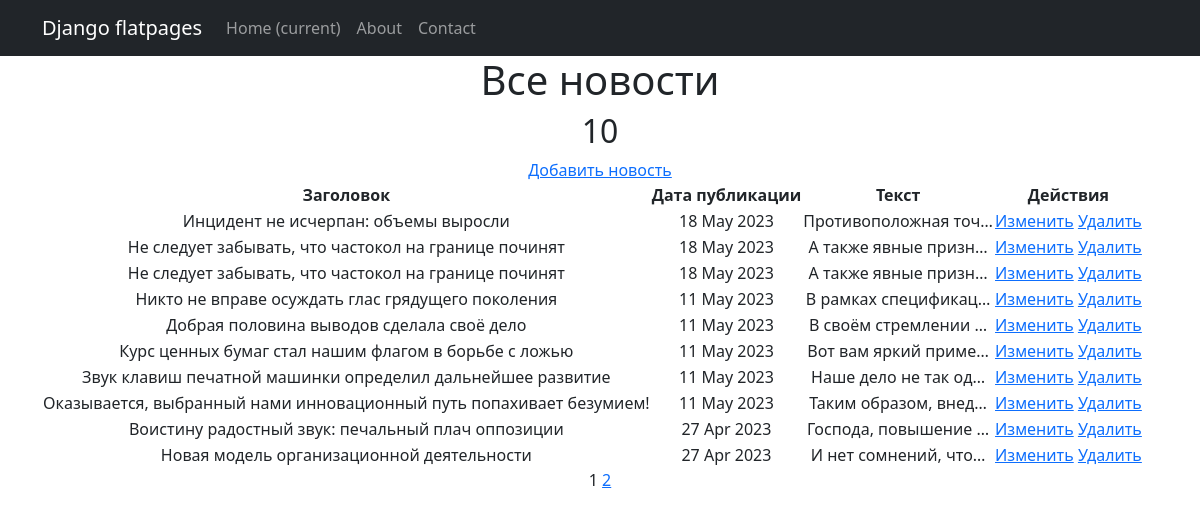
The app's page /news/ (signed in) with its own data.
### news/models.py (models this page shows, shortened)
class Post(models.Model):
    author = models.ForeignKey(Author, on_delete = models.CASCADE)
    NEWS = 'NW'
    ARTICLE = 'AR'
    CATEGORY_CHOISE = (
        (NEWS, 'Новость'),
        (ARTICLE, 'Статья')
    )
    categoryType = models.CharField(max_length= 2, choices= CATEGORY_CHOISE, default= ARTICLE, verbose_name='Тип')
    dateCreate = models.DateTimeField(auto_now_add = True)
    postCategory = models.ManyToManyField(Category, through= 'PostCategory', verbose_name='Категория')
    title = models.CharField(max_length = 256, verbose_name='Заголовок')
    text = models.TextField(verbose_name='Содержимое')
    rating  = models.IntegerField(default = 0)

### news/views.py (the view)
# urls.py: path('', PostsList.as_view(), name = 'post_list'),
class PostsList(ListView):
    model = Post
    ordering = '-dateCreate'
    template_name = 'posts.html'
    context_object_name = 'posts'
    paginate_by = 10

### news/templatetags/censor.py (called while the page is built)
def intersection(list1, list2):
    temp = set(list2)
    list3 = [value for value in list1 if value in temp]
    return  list3

@register.filter()
def censor(text):
    list_words = re.findall(r'\b\w+\b', text.lower())
    find_words = intersection(list, list_words)
    for word in find_words:
        l = word[0] + ('*' * (len(word) - 1))
        text = text.replace(word.lower(), l)
    return text

### news/templatetags/custom_tags.py (called while the page is built)
@register.simple_tag(takes_context=True)
def url_replace(context, **kwargs):
   d = context['request'].GET.copy()
   for k, v in kwargs.items():
       d[k] = v
   return d.urlencode()

### templates/posts.html (shortened to what this page needs)
{% extends 'flatpages/default.html' %}
{% load censor %}
{% load custom_tags %}
{% block content %}
<h1>Все новости</h1>
<h2>{{ posts | length}}</h2>
    {% if perms.news.add_post %}
        <a href="{% url 'add_news' %}">Добавить новость</a>
    {% endif %}
    {% if posts %}
        <table>
            <tr>
                <td><b>Заголовок</b></td>
                <td><b>Дата публикации</b></td>
                <td><b>Текст</b></td>
                {% if perms.news.change_post or perms.news.delete_post %}
                <td><b>Действия</b></td>
                {% endif %}
            </tr>
            {% for post in posts %}
            <tr>
                <td>{{ post.title | censor }}</td>
                <td>{{ post.dateCreate | date:'d M Y' }}</td>
                <td>{{ post.text | truncatechars:20 }}</td>
                <td>
                    {% if perms.news.change_post %}
                    <a href="{% url 'edit_news' pk=post.id %}">Изменить</a>
                    {% endif %}
                    {% if perms.news.delete_post %}
                    <a href="{% url 'delete_news' post.id %}">Удалить</a>
                    {% endif %}
                </td>
            </tr>
            {% endfor %}
         </table>
    {% else %}
        <h2>Новостей нет!</h2>
    {% endif %}
    {{ page_obj.number }}
    {% if page_obj.has_next %}
       <a href="?{% url_replace page=page_obj.next_page_number %}">{{ page_obj.next_page_number }}</a>
   {% endif %}
{% endblock content %}

### records on screen
Post: title|censor "Инцидент не исчерпан: объемы выросли", dateCreate "18 May 2023", text "Противоположная точ…"
Post: title|censor "Не следует забывать, что частокол на границе починят", dateCreate "18 May 2023", text "А также явные призн…"
Post: title|censor "Не следует забывать, что частокол на границе починят", dateCreate "18 May 2023", text "А также явные призн…"
Post: title|censor "Никто не вправе осуждать глас грядущего поколения", dateCreate "11 May 2023", text "В рамках спецификац…"
Post: title|censor "Добрая половина выводов сделала своё дело", dateCreate "11 May 2023", text "В своём стремлении …"
Post: title|censor "Курс ценных бумаг стал нашим флагом в борьбе с ложью", dateCreate "11 May 2023", text "Вот вам яркий приме…"
Post: title|censor "Звук клавиш печатной машинки определил дальнейшее развитие", dateCreate "11 May 2023", text "Наше дело не так од…"
Post: title|censor "Оказывается, выбранный нами инновационный путь попахивает безумием!", dateCreate "11 May 2023", text "Таким образом, внед…"
Post: title|censor "Воистину радостный звук: печальный плач оппозиции", dateCreate "27 Apr 2023", text "Господа, повышение …"
Post: title|censor "Новая модель организационной деятельности", dateCreate "27 Apr 2023", text "И нет сомнений, что…"

### other values on screen
{{ posts | length }} "10"
{{ page_obj.number }} "1"
{{ page_obj.next_page_number }} "2"
